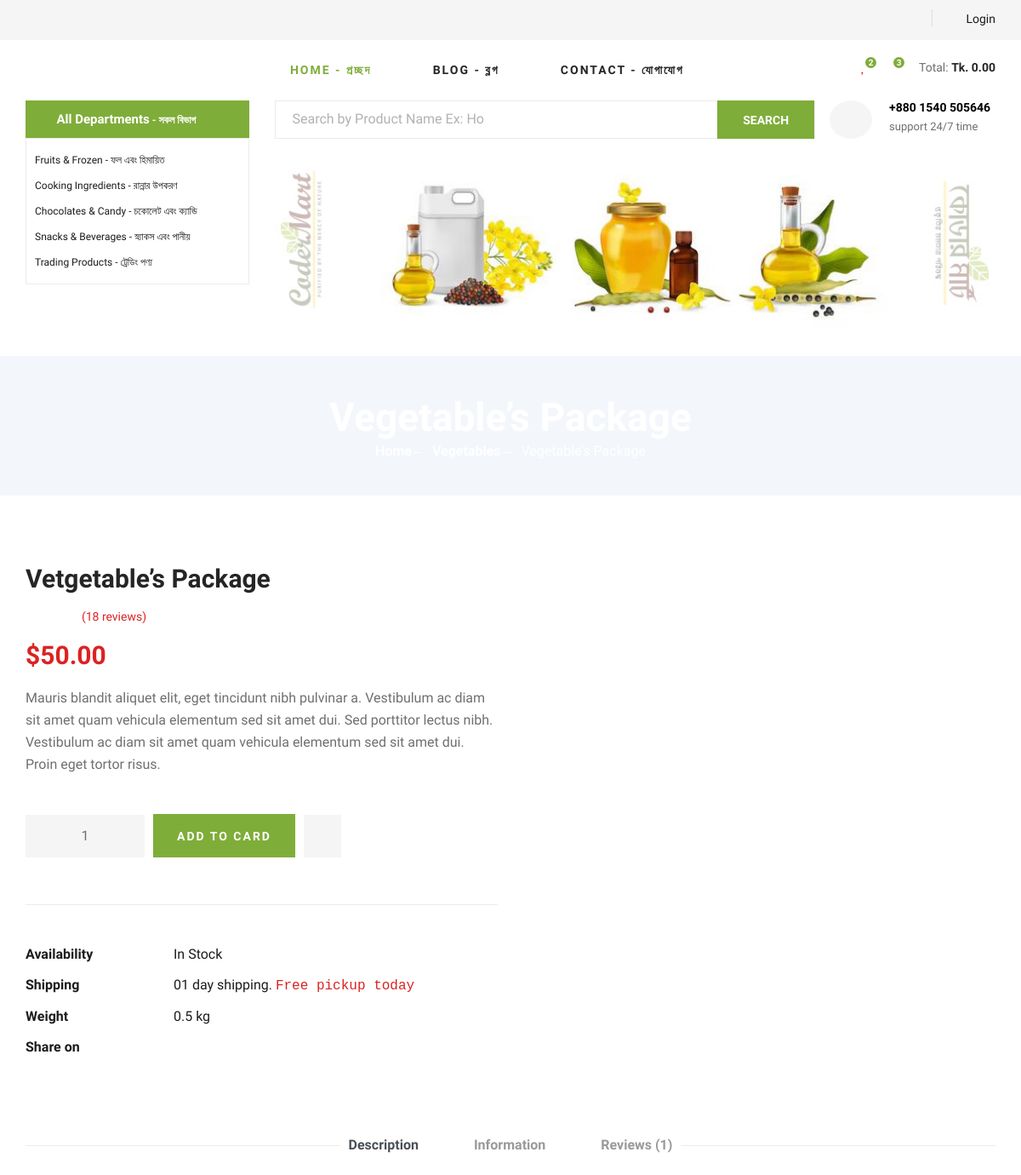
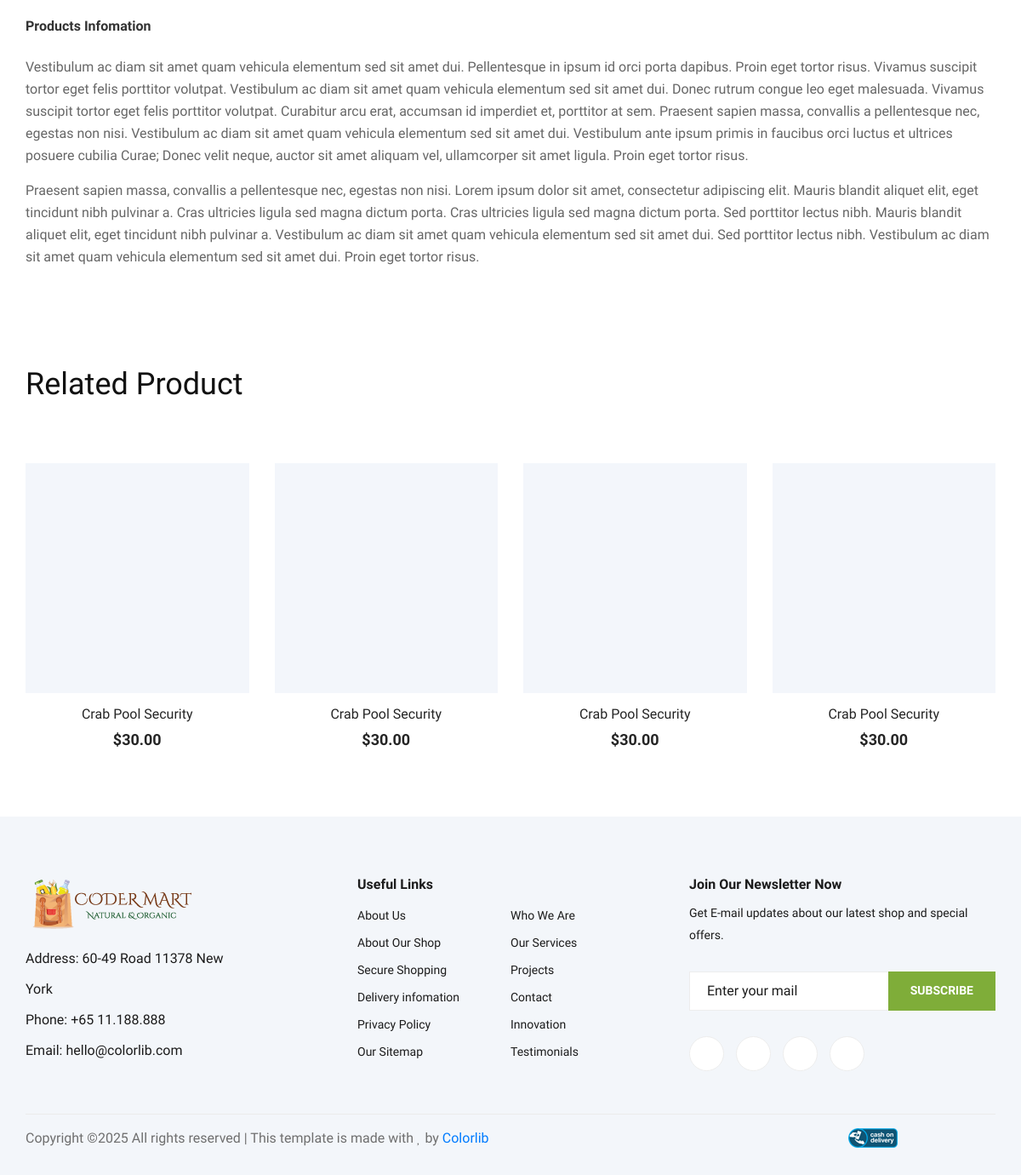
The page /shop-details.php on the database its author committed (2 pictures, top to bottom).
### tables this page shows
CREATE TABLE `category` (
  `id` int(11) NOT NULL,
  `catName` varchar(255) DEFAULT NULL,
  `catName_en` varchar(255) DEFAULT NULL,
  `catImage` varchar(256) DEFAULT NULL,
  `creationDate` timestamp NOT NULL DEFAULT current_timestamp()
);

### share/hero.php (the view, shortened to what this page needs)
<section class="hero">
    <div class="container">
        <div class="row">
            <div class="col-lg-3">
                <div class="hero__categories">
                    <div class="hero__categories__all">
                        <i class="fa fa-bars"></i>
                        <span>All Departments</span><span style="font-size: 12px"> - সকল বিভাগ</span>
                    </div>
                    <ul>
                        <?php
                        $sql = mysqli_query($con, "SELECT id, catName, catName_en FROM category");
                        while ($row = mysqli_fetch_array($sql)) { ?>
                            <li>
                                <a href="category.php?cid=<?= $row['id']; ?>">
                                    <?= htmlentities($row['catName_en']). ' - ' . trim(htmlentities($row['catName']), ' -'); ?>
                                </a>
                            </li>
                        <?php } ?>
                    </ul>
                </div>
            </div>
            <div class="col-lg-9">
                <div class="hero__search">
                    <div class="hero__search__form">
                        <form role="search" name="search" method="post" action="search-result.php">
                            <input type="text" id="searchInput" name="product">
                            <button type="submit" class="site-btn">SEARCH</button>
                        </form>
                    </div>
                    <div class="hero__search__phone">
                        <div class="hero__search__phone__icon">
                            <i class="fa fa-phone"></i>
                        </div>
                        <div class="hero__search__phone__text">
                            <h5>+880 1540 505646</h5>
                            <span>support 24/7 time</span>
                        </div>
                    </div>
                </div>
                <img class="hero__item hero-bg" src="img1/hero/banner.jpg"/>
            </div>
        </div>
    </div>
</section>

### assets/css1/style.css (style rules this page uses)
html, body { height: 100%; font-family: "Cairo", sans-serif; -webkit-font-smoothing: antialiased; font-smoothing: antialiased; }
h1, h2, h3, h4, h5, h6 { margin: 0; color: #111111; font-weight: 400; font-family: "Cairo", sans-serif; }
h5 { font-size: 18px; }
img { max-width: 100%; }
ul, ol { padding: 0; margin: 0; }
.site-btn { font-size: 14px; color: #ffffff; font-weight: 800; text-transform: uppercase; display: inline-block; padding: 13px 30px 12px; background: #7fad39; border: none; }
.hero { padding-bottom: 20px; }
.hero__categories__all { background: #7fad39; position: relative; padding: 10px 5px 10px 10px; cursor: pointer; }
.hero__categories__all i { font-size: 16px; color: #ffffff; margin-right: 10px; }
.hero__categories__all span { font-size: 15px; font-weight: 600; color: #ffffff; }
.hero__categories__all:after { position: absolute; right: 18px; top: 9px; font-size: 18px; color: #ffffff; }
.hero__categories ul { border: 1px solid #ebebeb; padding: 10px 10px; }
.hero__categories ul li { list-style: none; }
.hero__categories ul li a { font-size: 12px; color: #1c1c1c; display: block; line-height: 30px; }
.hero__search { overflow: hidden; margin-bottom: 10px; }
.hero__search__form { float: left; position: relative; width: 75%; height: 45px; border: 1px solid #ebebeb; }
.hero__search__form form input { border: none; width: 100%; height: 40px; font-size: 16px; color: #b2b2b2; padding-left: 20px; }
.hero__search__form form input::placeholder { color: #b2b2b2; }
.hero__search__form form button { position: absolute; right: 0; top: -1px; height: 45px; }
.hero__search__phone { float: right; width: 23%; }
.hero__search__phone__icon { color: #7fad39; height: 45px; width: 50px; background: #f5f5f5; line-height: 45px; text-align: center; border-radius: 50%; float: left; margin-right: 20px; }
.hero__search__phone__text { overflow: hidden; }
.hero__search__phone__text h5 { font-size: 14px; color: #000; font-weight: 700; margin-bottom: 1px; }
.hero__search__phone__text span { font-size: 13px; color: #6f6f6f; }
.hero__item { height: 225px; display: flex; align-items: center; }
.hero-bg { background-repeat: no-repeat; background-position: center; }
@media only screen and (min-width: 1200px) { .container { max-width: 1170px; } }

### rows shown on the page
category: catName_en "Fruits & Frozen", catName "ফল এবং হিমায়িত"
category: catName_en "Cooking Ingredients", catName "রান্নার উপকরণ"
category: catName_en "Chocolates & Candy", catName "চকোলেট এবং ক্যান্ডি"
category: catName_en "Snacks & Beverages", catName "স্ন্যাকস এবং পানীয়"
category: catName_en "Trading Products", catName "ট্রেডিং পণ্য"
